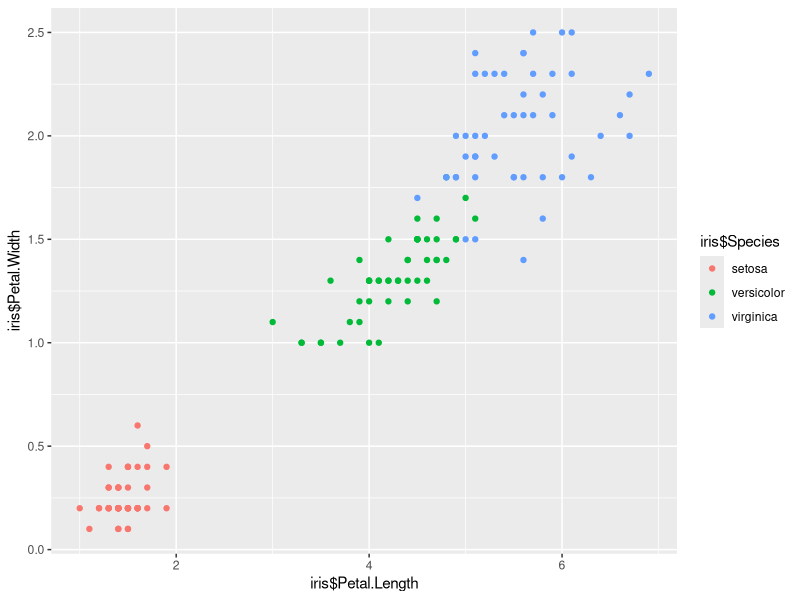
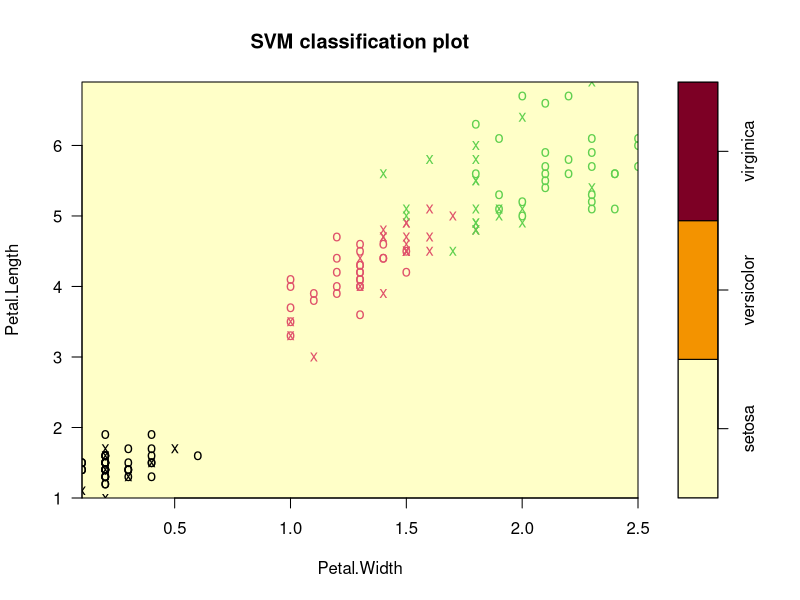
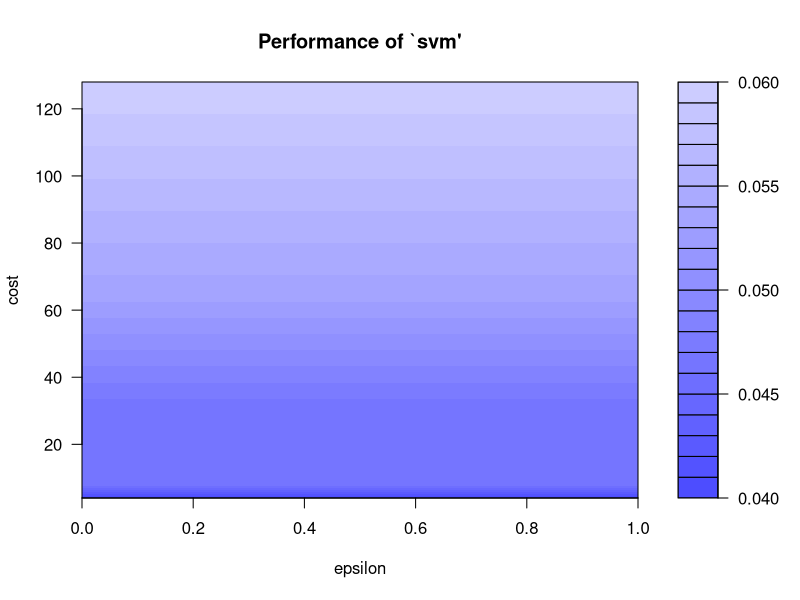

The R source for these figures, in order:
data(iris)
library(ggplot2)
str(iris)
qplot(iris$Petal.Length,iris$Petal.Width,color=iris$Species)
library(e1071)
mymodel<-svm(iris$Species~.,data = iris)
summary(mymodel)
plot(mymodel,data = iris,
     Petal.Length~Petal.Width,
     slice = list(Sepal.Length=3,Sepal.Width=4))
#confusion matrix
pred<-predict(mymodel,iris)
tab<-table(predicted=pred,Actual=iris$Species)
print(tab)
1-sum(diag(tab))/sum(tab)

#different Kernel
mymodel<-svm(iris$Species~.,data = iris,kernel="linear")
summary(mymodel)

mymodel<-svm(iris$Species~.,data = iris,kernel="polynomial")
summary(mymodel)

mymodel<-svm(iris$Species~.,data = iris,kernel="sigmoid")
summary(mymodel)

#Tunning
set.seed(123)
tmodel<-tune(svm,Species~.,data = iris,
     ranges = list(epsilon=seq(0,1,0.1),cost=2^(2:7)))
plot(tmodel)
summary(tmodel)
#best model
mymodel<-tmodel$best.model
summary(mymodel)
pred<-predict(mymodel,iris)
tab<-table(predicted=pred,Actual=iris$Species)
print(tab)
1-sum(diag(tab))/sum(tab)

